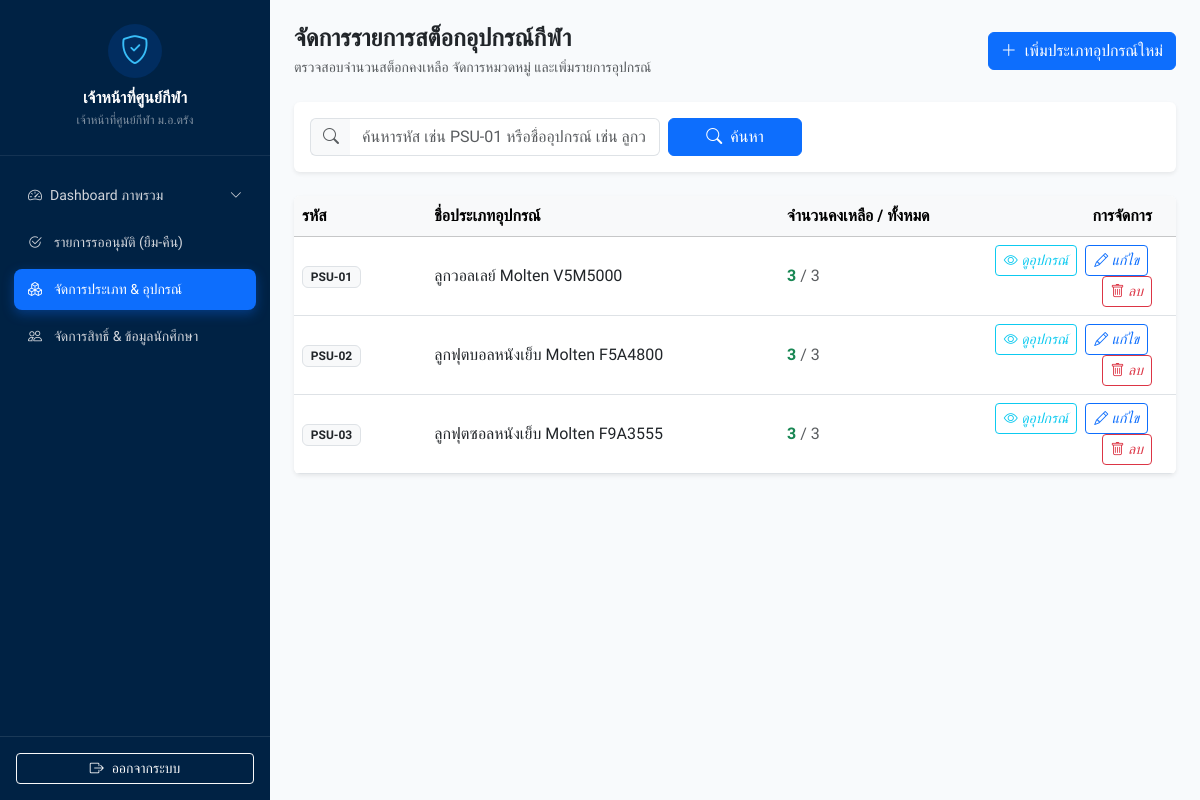
/admin/categories.php (signed in), run on the app's committed database.
### tables this page shows
CREATE TABLE IF NOT EXISTS `sport_categories` (
  `category_id` int(11) NOT NULL AUTO_INCREMENT,
  `category_name` varchar(100) NOT NULL,
  `create_at` timestamp NULL DEFAULT current_timestamp(),
  PRIMARY KEY (`category_id`) USING BTREE
);

### admin/categories.php (the view, shortened to what this page needs)
<?php
require_once '../config/db.php';
$search = trim($_GET['search'] ?? '');
$params = [];
$sql = "
    SELECT c.*,
           COUNT(e.eq_id) as total_items,
           SUM(CASE WHEN e.status = 'avaliable' OR e.status = 'available' THEN 1 ELSE 0 END) as available_items
    FROM sport_categories c
    LEFT JOIN sport_equipment e ON c.category_id = e.category_id
";
$sql .= " GROUP BY c.category_id ORDER BY c.category_id ASC";
$stmt = $pdo->prepare($sql);
$stmt->execute($params);
$categories = $stmt->fetchAll(PDO::FETCH_ASSOC);
?>
<!DOCTYPE html>
<html lang="th">
<head>
</head>
<body class="d-flex">
    <?php include '../components/sidebar.php'; ?>
    <div class="flex-grow-1 p-4" style="background-color: #f8fafc; min-height: 100vh;">
        <div class="d-flex justify-content-between align-items-center mb-4">
            <div>
                <h4 class="fw-bold mb-1 text-dark">จัดการรายการสต็อกอุปกรณ์กีฬา</h4>
                <p class="text-muted small mb-0">ตรวจสอบจำนวนสต็อกคงเหลือ จัดการหมวดหมู่ และเพิ่มรายการอุปกรณ์</p>
            </div>
            <button type="button" class="btn btn-primary fw-medium" data-bs-toggle="modal" data-bs-target="#addCategoryModal">
                <i class="bi bi-plus-lg me-1"></i> เพิ่มประเภทอุปกรณ์ใหม่
            </button>
        </div>
        <div class="card card-custom p-3 mb-4 border-0 shadow-sm bg-white">
            <form method="GET" action="categories.php" class="row g-2">
                <div class="col-md-5">
                    <div class="input-group">
                        <span class="input-group-text bg-light border-end-0"><i class="bi bi-search text-muted"></i></span>
                        <input type="text" name="search" class="form-control border-start-0" placeholder="ค้นหารหัส เช่น PSU-01 หรือชื่ออุปกรณ์ เช่น ลูกวอลเลย์..." value="<?= htmlspecialchars($search) ?>">
                    </div>
                </div>
                <div class="col-md-2">
                    <button type="submit" class="btn btn-primary w-100 fw-medium">
                        <i class="bi bi-search me-1"></i> ค้นหา
                    </button>
                </div>
            </form>
        </div>
        <div class="card card-custom p-0 overflow-hidden border-0 shadow-sm bg-white">
            <div class="table-responsive">
                <table class="table table-hover mb-0 align-middle">
                    <thead class="table-light text-secondary">
                        <tr>
                            <th style="width: 15%;">รหัส</th>
                            <th style="width: 40%;">ชื่อประเภทอุปกรณ์</th>
                            <th style="width: 20%;">จำนวนคงเหลือ / ทั้งหมด</th>
                            <th style="width: 25%;" class="text-end pe-4">การจัดการ</th>
                        </tr>
                    </thead>
                    <tbody>
                        <?php foreach ($categories as $cat):
                            $catCodeDisplay = !empty($cat['category_code']) ? $cat['category_code'] : ('PSU-' . str_pad($cat['category_id'], 2, '0', STR_PAD_LEFT));
                        ?>
                        <tr>
                            <td class="fw-semibold text-dark">
                                <span class="badge bg-light text-dark border"><?= htmlspecialchars($catCodeDisplay) ?></span>
                            </td>
                            <td class="fw-medium text-dark">
                                <?= htmlspecialchars($cat['category_name']) ?>
                            </td>
                            <td>
                                <span class="fw-bold <?= ($cat['available_items'] > 0) ? 'text-success' : 'text-danger' ?>">
                                    <?= (int)$cat['available_items'] ?>
                                </span>
                                <span class="text-muted">/ <?= (int)$cat['total_items'] ?></span>
                            </td>
                            <td class="text-end pe-4">
                                <a href="equipment.php?category_id=<?= $cat['category_id'] ?>" class="btn btn-sm btn-outline-info me-1" title="ดูอุปกรณ์">
                                    <i class="bi bi-eye"> ดูอุปกรณ์</i>
                                </a>
                                <button type="button" class="btn btn-sm btn-outline-primary me-1" onclick='openEditModal(<?= json_encode($cat) ?>, "<?= $catCodeDisplay ?>")' title="แก้ไข">
                                    <i class="bi bi-pencil"> แก้ไข</i>
                                </button>
                                <button type="button" class="btn btn-sm btn-outline-danger" onclick="openDeleteCategoryModal('<?= $cat['category_id'] ?>', '<?= htmlspecialchars($cat['category_name']) ?>')" title="ลบ">
                                    <i class="bi bi-trash"> ลบ</i>
                                </button>
                            </td>
                        </tr>
                        <?php endforeach; ?>
                    </tbody>
                </table>
            </div>
        </div>
    </div>
</body>
</html>

### admin/categories.php (style rules this page uses)
.card-custom { border-radius: 14px; border: none; box-shadow: 0 2px 12px rgba(0, 0, 0, 0.04); }

### components/sidebar.php (style rules this page uses)
body { font-family: 'Prompt', sans-serif; background-color: #f4f7fa; }

### data on the page
sport_categories: category_id "PSU-01", category_name "ลูกวอลเลย์ Molten V5M5000", available_items "3", total_items "3"
sport_categories: category_id "PSU-02", category_name "ลูกฟุตบอลหนังเย็บ Molten F5A4800", available_items "3", total_items "3"
sport_categories: category_id "PSU-03", category_name "ลูกฟุตซอลหนังเย็บ Molten F9A3555", available_items "3", total_items "3"

### other printed values
$adminName "เจ้าหน้าที่ศูนย์กีฬา"
